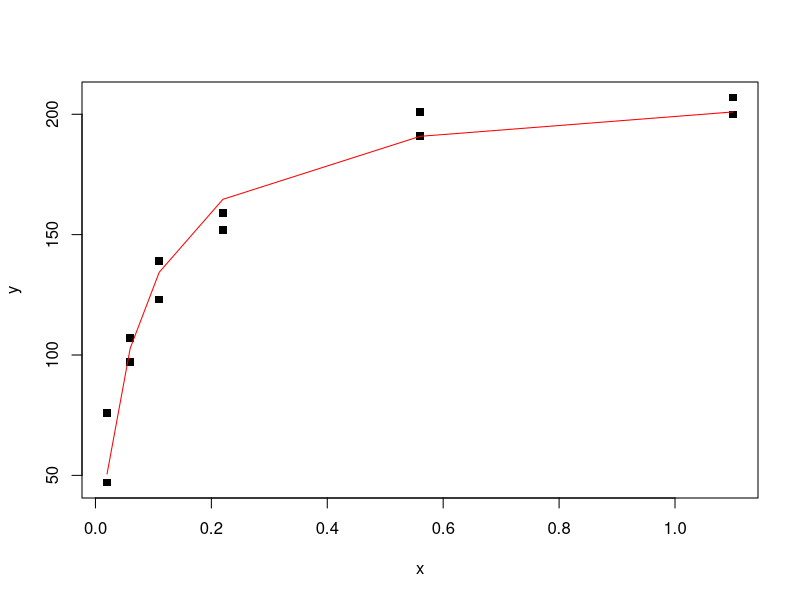
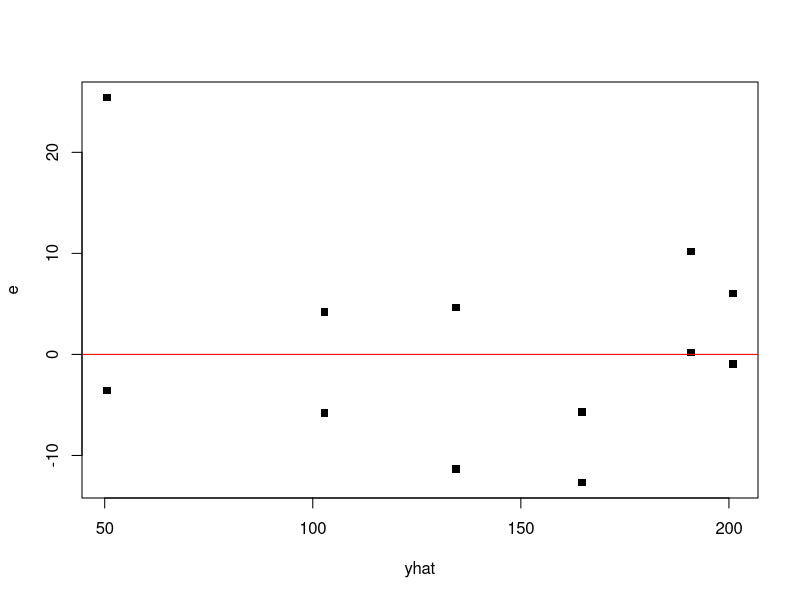
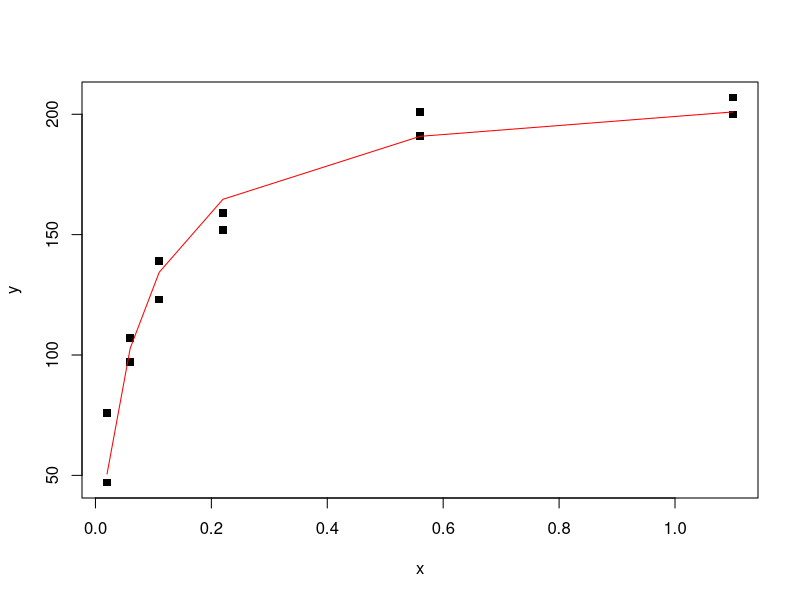
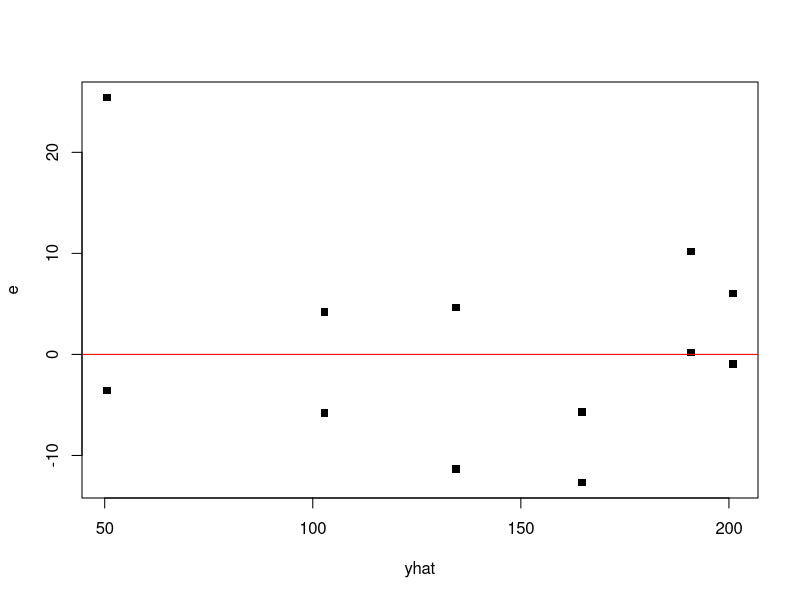
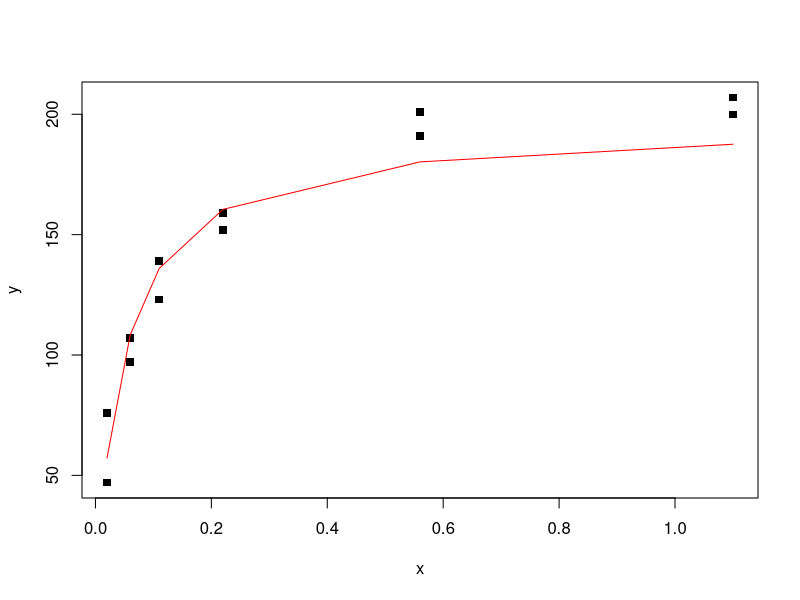
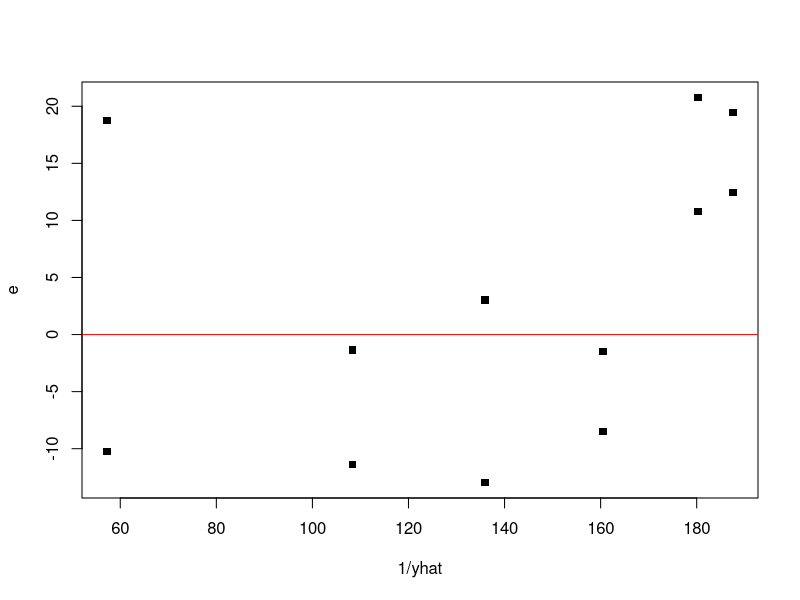

The R source for these figures, in order:
# data
library(readxl)
data <- read_xls("data-Q1 (Puromycin).xls")
x <- data$x
y <- data$y

# Q1
fun <- function(theta) {
  y <- theta[1] * x / (x + theta[2])
  return(y)
}
dfun1 <- function(theta2) {
  y <- x / (x + theta2)
  return(y)
}
dfun2 <- function(theta1, theta2) {
  y <- (-1) * theta1 * x / (x + theta2) ^ 2
  return(y)
}
cost <- function(theta) {
  y <- sum((y - fun(theta)) ^ 2)
  return(y)
}
Gauss_Newton <- function(n, theta0) {
  theta_list <- theta0
  cost_list <- cost(theta0)
  for (i in 1:n) {
    f0 <- fun(theta0)
    Y <- matrix(y - f0)
    z1 <- dfun1(theta0[2])
    z2 <- dfun2(theta0[1], theta0[2])
    Z <- matrix(c(z1, z2), ncol = 2)
    beta <- solve(t(Z) %*% Z) %*% t(Z) %*% Y
    theta <- as.vector(beta) + theta0
    theta_list <- c(theta_list, theta)
    cost_list <- c(cost_list, cost(theta))
    theta0 <- theta
  }
  cat("The value of theta:\n")
  print(theta_list)
  cat("The value of cost function:\n")
  print(cost_list)
}
Gauss_Newton(10, c(205, 0.08))
Gauss_Newton(10, c(342, 0.12))
Gauss_Newton(10, c(28, 0.01))
yhat <- 212.68374314 * x / (x + 0.06412128)
e <- y - yhat
plot(x, y, pch = 15)
lines(x, yhat, col = "red")
plot(yhat, e, pch = 15)
abline(h = 0, col = "red")

# Q2
Zmatrix <- function(theta) {
  z1 <- dfun1(theta[2])
  z2 <- dfun2(theta[1], theta[2])
  Z <- (-1) * matrix(c(z1, z2), ncol = 2, byrow = FALSE)
  return(Z)
}
Gfun <- function(theta) {
  r <- y - fun(theta)
  Z <- Zmatrix(theta)
  G <- t(Z) %*% matrix(r)
  return(G)
}
Hfun <- function(theta) {
  Z <- Zmatrix(theta)
  M <- matrix(c(0, 0, 0, 0), ncol = 2)
  for (i in 1:12) {
    r <- y[i] - (theta[1] * x[i] / (x[i] + theta[2]))
    d11 <- 0
    d12 <- (-1) * x[i] / (x[i] + theta[2]) ^ 2
    d21 <- (-1) * x[i] / (x[i] + theta[2]) ^ 2
    d22 <- 2 * theta[1] * x[i] / (x[i] + theta[2]) ^ 3
    M <-
      M + r * matrix(c(d11, d12, d21, d22), ncol = 2, byrow = TRUE)
  }
  H <- t(Z) %*% Z + (-M)
  return(H)
}
Newton <- function(n, theta0) {
  theta_list <- theta0
  cost_list <- cost(theta0)
  for (i in 1:n) {
    G <- Gfun(theta0)
    H <- Hfun(theta0)
    d <- (-1) * solve(H) %*% G
    theta <- as.vector(d) + theta0
    theta_list <- c(theta_list, theta)
    cost_list <- c(cost_list, cost(theta))
    theta0 <- theta
  }
  cat("The value of theta:\n")
  print(theta_list)
  cat("The value of cost function:\n")
  print(cost_list)
}
Newton(10, c(205, 0.08))
Newton(10, c(342, 0.12))
Newton(10, c(28, 0.01))
yhat <- 212.68374314 * x / (x + 0.06412128)
e <- y - yhat
plot(x, y, pch = 15)
lines(x, yhat, col = "red")
plot(yhat, e, pch = 15)
abline(h = 0, col = "red")

# Q3
ny <- 1 / y
nx <- 1 / x
beta0 <- matrix(rep(1, 12), ncol = 1)
X <- cbind(beta0, matrix(nx))
Y <- matrix(ny)
beta <- solve(t(X) %*% X) %*% t(X) %*% Y
theta1 <- 1 / beta[1]
theta2 <- theta1 * beta[2]
yhat <- X %*% beta
e <- y - 1 / yhat
plot(x, y, pch = 15)
lines(x, 1 / yhat, col = "red")
plot(1 / yhat, e, pch = 15)
abline(h = 0, col = "red")